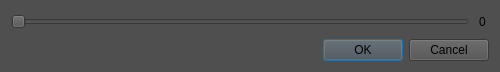
<?xml version="1.0" encoding="UTF-8"?>
<ui version="4.0">
 <class>Form</class>
 <widget class="QWidget" name="Form">
  <property name="geometry">
   <rect>
    <x>0</x>
    <y>0</y>
    <width>500</width>
    <height>72</height>
   </rect>
  </property>
  <property name="maximumSize">
   <size>
    <width>500</width>
    <height>72</height>
   </size>
  </property>
  <property name="windowTitle">
   <string>Form</string>
  </property>
  <property name="styleSheet">
   <string notr="true">background-color: rgb(79, 79, 79);</string>
  </property>
  <layout class="QGridLayout" name="gridLayout">
   <item row="0" column="0">
    <layout class="QHBoxLayout" name="horizontalLayout">
     <property name="spacing">
      <number>10</number>
     </property>
     <item>
      <widget class="QSlider" name="horizontalSlider">
       <property name="styleSheet">
        <string notr="true"/>
       </property>
       <property name="maximum">
        <number>10</number>
       </property>
       <property name="tracking">
        <bool>true</bool>
       </property>
       <property name="orientation">
        <enum>Qt::Orientation::Horizontal</enum>
       </property>
      </widget>
     </item>
     <item>
      <widget class="QLabel" name="label">
       <property name="minimumSize">
        <size>
         <width>10</width>
         <height>10</height>
        </size>
       </property>
       <property name="text">
        <string>0</string>
       </property>
      </widget>
     </item>
    </layout>
   </item>
   <item row="1" column="0">
    <widget class="QDialogButtonBox" name="buttonBox">
     <property name="standardButtons">
      <set>QDialogButtonBox::StandardButton::Cancel|QDialogButtonBox::StandardButton::Ok</set>
     </property>
    </widget>
   </item>
  </layout>
 </widget>
 <resources/>
 <connections>
  <connection>
   <sender>horizontalSlider</sender>
   <signal>sliderMoved(int)</signal>
   <receiver>label</receiver>
   <slot>setNum(int)</slot>
   <hints>
    <hint type="sourcelabel">
     <x>265</x>
     <y>129</y>
    </hint>
    <hint type="destinationlabel">
     <x>242</x>
     <y>190</y>
    </hint>
   </hints>
  </connection>
 </connections>
</ui>
